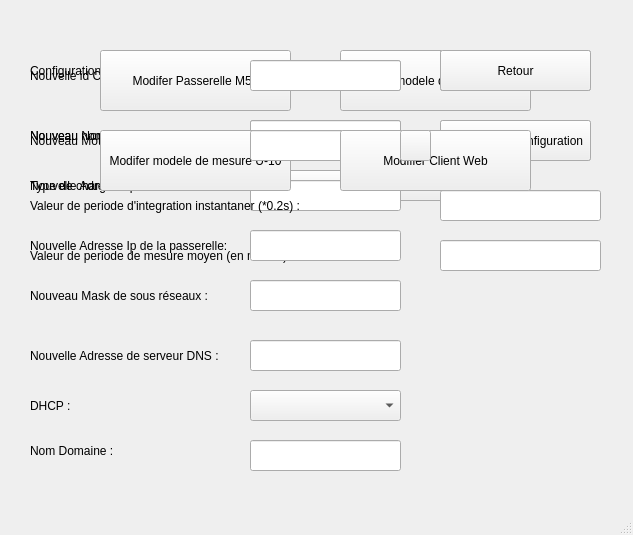
<?xml version="1.0" encoding="UTF-8"?>
<ui version="4.0">
 <class>MainWindow</class>
 <widget class="QMainWindow" name="MainWindow">
  <property name="geometry">
   <rect>
    <x>0</x>
    <y>0</y>
    <width>633</width>
    <height>535</height>
   </rect>
  </property>
  <property name="windowTitle">
   <string>MesureDe</string>
  </property>
  <widget class="QWidget" name="centralwidget">
   <widget class="QLabel" name="gatewayNameLabel">
    <property name="geometry">
     <rect>
      <x>30</x>
      <y>110</y>
      <width>221</width>
      <height>51</height>
     </rect>
    </property>
    <property name="text">
     <string>Nouveau Nom Paserelle :</string>
    </property>
   </widget>
   <widget class="QLineEdit" name="gatewayNameEdit">
    <property name="geometry">
     <rect>
      <x>250</x>
      <y>120</y>
      <width>151</width>
      <height>31</height>
     </rect>
    </property>
   </widget>
   <widget class="QPushButton" name="AppliquerModification">
    <property name="geometry">
     <rect>
      <x>440</x>
      <y>120</y>
      <width>151</width>
      <height>41</height>
     </rect>
    </property>
    <property name="text">
     <string>Appliquer la configuration</string>
    </property>
   </widget>
   <widget class="QLabel" name="ipAddressLabel">
    <property name="geometry">
     <rect>
      <x>30</x>
      <y>160</y>
      <width>191</width>
      <height>51</height>
     </rect>
    </property>
    <property name="text">
     <string>Nouvelle Adresse Ip :</string>
    </property>
   </widget>
   <widget class="QLineEdit" name="ipAddressEdit">
    <property name="geometry">
     <rect>
      <x>250</x>
      <y>180</y>
      <width>151</width>
      <height>31</height>
     </rect>
    </property>
   </widget>
   <widget class="QPushButton" name="modifyGatewayButton">
    <property name="geometry">
     <rect>
      <x>100</x>
      <y>50</y>
      <width>191</width>
      <height>61</height>
     </rect>
    </property>
    <property name="text">
     <string>Modifer Passerelle M50</string>
    </property>
   </widget>
   <widget class="QPushButton" name="acquisitionModelButton">
    <property name="geometry">
     <rect>
      <x>340</x>
      <y>50</y>
      <width>191</width>
      <height>61</height>
     </rect>
    </property>
    <property name="text">
     <string>Modifier modele d'aquisition I-30</string>
    </property>
   </widget>
   <widget class="QPushButton" name="measureModelButton">
    <property name="geometry">
     <rect>
      <x>100</x>
      <y>130</y>
      <width>191</width>
      <height>61</height>
     </rect>
    </property>
    <property name="text">
     <string>Modifer modele de mesure U-10</string>
    </property>
   </widget>
   <widget class="QPushButton" name="returnButton">
    <property name="geometry">
     <rect>
      <x>440</x>
      <y>50</y>
      <width>151</width>
      <height>41</height>
     </rect>
    </property>
    <property name="text">
     <string>Retour</string>
    </property>
   </widget>
   <widget class="QLabel" name="ipAddressPasserelleLabel">
    <property name="geometry">
     <rect>
      <x>30</x>
      <y>220</y>
      <width>201</width>
      <height>51</height>
     </rect>
    </property>
    <property name="text">
     <string>Nouvelle Adresse Ip de la passerelle:</string>
    </property>
   </widget>
   <widget class="QLabel" name="ipAddressMaskLabel">
    <property name="geometry">
     <rect>
      <x>30</x>
      <y>270</y>
      <width>191</width>
      <height>51</height>
     </rect>
    </property>
    <property name="text">
     <string>Nouveau Mask de sous réseaux :</string>
    </property>
   </widget>
   <widget class="QLabel" name="ipAddressDNSLabel">
    <property name="geometry">
     <rect>
      <x>30</x>
      <y>330</y>
      <width>201</width>
      <height>51</height>
     </rect>
    </property>
    <property name="text">
     <string>Nouvelle Adresse de serveur DNS :</string>
    </property>
   </widget>
   <widget class="QLabel" name="DHCPLabel">
    <property name="geometry">
     <rect>
      <x>30</x>
      <y>380</y>
      <width>191</width>
      <height>51</height>
     </rect>
    </property>
    <property name="text">
     <string>DHCP :</string>
    </property>
   </widget>
   <widget class="QLineEdit" name="ipAddressPasserelleEdit">
    <property name="geometry">
     <rect>
      <x>250</x>
      <y>230</y>
      <width>151</width>
      <height>31</height>
     </rect>
    </property>
   </widget>
   <widget class="QLineEdit" name="ipAddressMaskEdit">
    <property name="geometry">
     <rect>
      <x>250</x>
      <y>280</y>
      <width>151</width>
      <height>31</height>
     </rect>
    </property>
   </widget>
   <widget class="QLineEdit" name="ipAddressDNSEdit">
    <property name="geometry">
     <rect>
      <x>250</x>
      <y>340</y>
      <width>151</width>
      <height>31</height>
     </rect>
    </property>
   </widget>
   <widget class="QComboBox" name="comboBoxDHCP">
    <property name="geometry">
     <rect>
      <x>250</x>
      <y>390</y>
      <width>151</width>
      <height>31</height>
     </rect>
    </property>
   </widget>
   <widget class="QLabel" name="NameModeleAquisitionLabel">
    <property name="geometry">
     <rect>
      <x>30</x>
      <y>110</y>
      <width>221</width>
      <height>51</height>
     </rect>
    </property>
    <property name="text">
     <string>Nouveau nom modele acquisition  :</string>
    </property>
   </widget>
   <widget class="QLineEdit" name="NameModeleAcquisitionEdit">
    <property name="geometry">
     <rect>
      <x>250</x>
      <y>120</y>
      <width>151</width>
      <height>31</height>
     </rect>
    </property>
   </widget>
   <widget class="QPushButton" name="returnButton2">
    <property name="geometry">
     <rect>
      <x>440</x>
      <y>50</y>
      <width>151</width>
      <height>41</height>
     </rect>
    </property>
    <property name="text">
     <string>Retour</string>
    </property>
   </widget>
   <widget class="QPushButton" name="returnButton3">
    <property name="geometry">
     <rect>
      <x>440</x>
      <y>50</y>
      <width>151</width>
      <height>41</height>
     </rect>
    </property>
    <property name="text">
     <string>Retour</string>
    </property>
   </widget>
   <widget class="QLabel" name="PeriodeIntegrationInst">
    <property name="geometry">
     <rect>
      <x>30</x>
      <y>180</y>
      <width>271</width>
      <height>51</height>
     </rect>
    </property>
    <property name="text">
     <string>Valeur de periode d'integration instantaner (*0.2s) :</string>
    </property>
   </widget>
   <widget class="QLineEdit" name="PeriodeIntegrationInstEdit">
    <property name="geometry">
     <rect>
      <x>440</x>
      <y>190</y>
      <width>161</width>
      <height>31</height>
     </rect>
    </property>
   </widget>
   <widget class="QLabel" name="TypeCharge">
    <property name="geometry">
     <rect>
      <x>30</x>
      <y>160</y>
      <width>191</width>
      <height>51</height>
     </rect>
    </property>
    <property name="text">
     <string>Type de charge :</string>
    </property>
   </widget>
   <widget class="QComboBox" name="comboBoxCharge">
    <property name="geometry">
     <rect>
      <x>250</x>
      <y>170</y>
      <width>271</width>
      <height>31</height>
     </rect>
    </property>
   </widget>
   <widget class="QLabel" name="PeriodeIntegrationMoy">
    <property name="geometry">
     <rect>
      <x>30</x>
      <y>230</y>
      <width>271</width>
      <height>51</height>
     </rect>
    </property>
    <property name="text">
     <string>Valeur de periode de mesure moyen (en minute) :</string>
    </property>
   </widget>
   <widget class="QLineEdit" name="PeriodeIntegrationMoyEdit">
    <property name="geometry">
     <rect>
      <x>440</x>
      <y>240</y>
      <width>161</width>
      <height>31</height>
     </rect>
    </property>
   </widget>
   <widget class="QLabel" name="NameDomaine">
    <property name="geometry">
     <rect>
      <x>30</x>
      <y>430</y>
      <width>101</width>
      <height>41</height>
     </rect>
    </property>
    <property name="text">
     <string>Nom Domaine :</string>
    </property>
   </widget>
   <widget class="QLineEdit" name="NameDomaineEdit">
    <property name="geometry">
     <rect>
      <x>250</x>
      <y>440</y>
      <width>151</width>
      <height>31</height>
     </rect>
    </property>
   </widget>
   <widget class="QLabel" name="PrimaryKeylabel">
    <property name="geometry">
     <rect>
      <x>30</x>
      <y>50</y>
      <width>161</width>
      <height>41</height>
     </rect>
    </property>
    <property name="text">
     <string>Configuration Dispositif :</string>
    </property>
   </widget>
   <widget class="QComboBox" name="PrimaryKey">
    <property name="geometry">
     <rect>
      <x>250</x>
      <y>60</y>
      <width>151</width>
      <height>31</height>
     </rect>
    </property>
   </widget>
   <widget class="QLineEdit" name="idClientEdit">
    <property name="geometry">
     <rect>
      <x>250</x>
      <y>60</y>
      <width>151</width>
      <height>31</height>
     </rect>
    </property>
   </widget>
   <widget class="QLabel" name="idClientLabel">
    <property name="geometry">
     <rect>
      <x>30</x>
      <y>60</y>
      <width>121</width>
      <height>31</height>
     </rect>
    </property>
    <property name="text">
     <string>Nouvelle id Client :</string>
    </property>
   </widget>
   <widget class="QPushButton" name="returnButton4">
    <property name="geometry">
     <rect>
      <x>440</x>
      <y>50</y>
      <width>151</width>
      <height>41</height>
     </rect>
    </property>
    <property name="text">
     <string>Retour</string>
    </property>
   </widget>
   <widget class="QPushButton" name="ClientWebButton">
    <property name="geometry">
     <rect>
      <x>340</x>
      <y>130</y>
      <width>191</width>
      <height>61</height>
     </rect>
    </property>
    <property name="text">
     <string>Modifier Client Web</string>
    </property>
   </widget>
   <widget class="QLineEdit" name="MDPEdit">
    <property name="geometry">
     <rect>
      <x>250</x>
      <y>130</y>
      <width>151</width>
      <height>31</height>
     </rect>
    </property>
    <property name="inputMethodHints">
     <set>Qt::InputMethodHint::ImhSensitiveData</set>
    </property>
   </widget>
   <widget class="QLabel" name="MDPLabel">
    <property name="geometry">
     <rect>
      <x>30</x>
      <y>130</y>
      <width>141</width>
      <height>21</height>
     </rect>
    </property>
    <property name="text">
     <string>Nouveau Mot de passe :</string>
    </property>
   </widget>
   <widget class="QPushButton" name="AppliquerModification_2">
    <property name="geometry">
     <rect>
      <x>440</x>
      <y>120</y>
      <width>151</width>
      <height>41</height>
     </rect>
    </property>
    <property name="text">
     <string>Appliquer la configuration</string>
    </property>
   </widget>
   <widget class="QPushButton" name="showHideButton">
    <property name="geometry">
     <rect>
      <x>400</x>
      <y>130</y>
      <width>31</width>
      <height>31</height>
     </rect>
    </property>
    <property name="text">
     <string/>
    </property>
    <property name="iconSize">
     <size>
      <width>16</width>
      <height>16</height>
     </size>
    </property>
    <property name="autoDefault">
     <bool>false</bool>
    </property>
    <property name="default">
     <bool>false</bool>
    </property>
    <property name="flat">
     <bool>false</bool>
    </property>
   </widget>
   <zorder>acquisitionModelButton</zorder>
   <zorder>PeriodeIntegrationMoy</zorder>
   <zorder>comboBoxCharge</zorder>
   <zorder>AppliquerModification</zorder>
   <zorder>ipAddressLabel</zorder>
   <zorder>ipAddressEdit</zorder>
   <zorder>returnButton</zorder>
   <zorder>ipAddressPasserelleLabel</zorder>
   <zorder>ipAddressMaskLabel</zorder>
   <zorder>ipAddressDNSLabel</zorder>
   <zorder>DHCPLabel</zorder>
   <zorder>ipAddressPasserelleEdit</zorder>
   <zorder>ipAddressDNSEdit</zorder>
   <zorder>comboBoxDHCP</zorder>
   <zorder>NameModeleAquisitionLabel</zorder>
   <zorder>NameModeleAcquisitionEdit</zorder>
   <zorder>returnButton2</zorder>
   <zorder>returnButton3</zorder>
   <zorder>PeriodeIntegrationInst</zorder>
   <zorder>PeriodeIntegrationInstEdit</zorder>
   <zorder>TypeCharge</zorder>
   <zorder>PeriodeIntegrationMoyEdit</zorder>
   <zorder>NameDomaine</zorder>
   <zorder>NameDomaineEdit</zorder>
   <zorder>PrimaryKeylabel</zorder>
   <zorder>PrimaryKey</zorder>
   <zorder>gatewayNameEdit</zorder>
   <zorder>idClientLabel</zorder>
   <zorder>gatewayNameLabel</zorder>
   <zorder>returnButton4</zorder>
   <zorder>MDPLabel</zorder>
   <zorder>AppliquerModification_2</zorder>
   <zorder>modifyGatewayButton</zorder>
   <zorder>measureModelButton</zorder>
   <zorder>ipAddressMaskEdit</zorder>
   <zorder>idClientEdit</zorder>
   <zorder>MDPEdit</zorder>
   <zorder>ClientWebButton</zorder>
   <zorder>showHideButton</zorder>
  </widget>
  <widget class="QMenuBar" name="menubar">
   <property name="geometry">
    <rect>
     <x>0</x>
     <y>0</y>
     <width>633</width>
     <height>22</height>
    </rect>
   </property>
  </widget>
  <widget class="QStatusBar" name="statusbar"/>
 </widget>
 <resources/>
 <connections/>
</ui>
